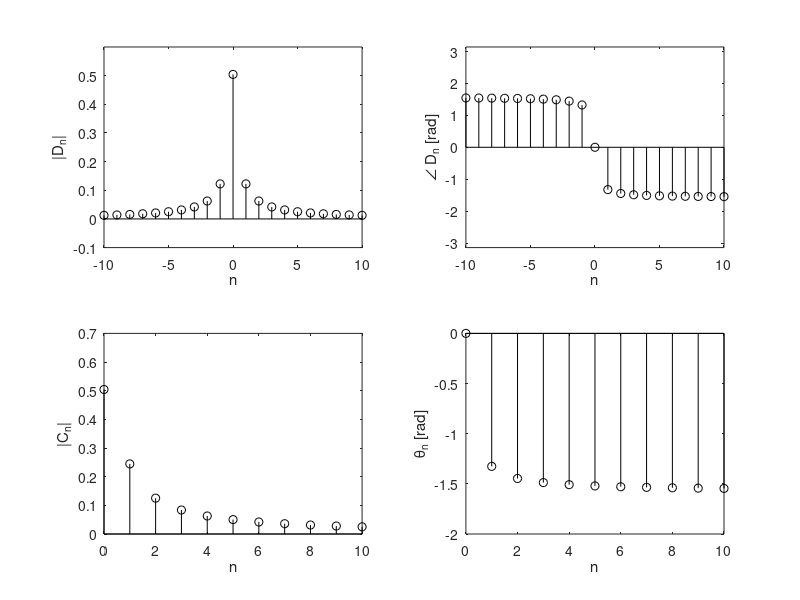

The MATLAB script that drew this image:
T_0 = pi; N_0 = 256; T = T_0/N_0; t= (0:T:T*(N_0-1))'; M=10;
x = exp(-t/2); x(1) = (exp(-pi/2)+1)/2;
D_n = fft(x)/N_0; n = [-N_0/2:N_0/2-1]';
clf; subplot(2,2,1); stem(n,abs(fftshift(D_n)),'k');
axis([-M M -.1 .6]); xlabel('n'); ylabel('|D_n|');
subplot(2,2,2); stem(n,angle(fftshift(D_n)),'k');
axis([-M M -pi pi]); xlabel('n'); ylabel('\angle D_n [rad]');
n = [0:M]; C_n(1) = abs(D_n(1)); C_n(2:M+1) = 2*abs(D_n(2:M+1));
theta_n(1) = angle(D_n(1)); theta_n(2:M+1) = angle(D_n(2:M+1));
subplot(2,2,3); stem(n,C_n,'k');
xlabel('n'); ylabel('|C_n|');
subplot(2,2,4); stem(n,theta_n,'k');
xlabel('n'); ylabel('\theta_n [rad]');